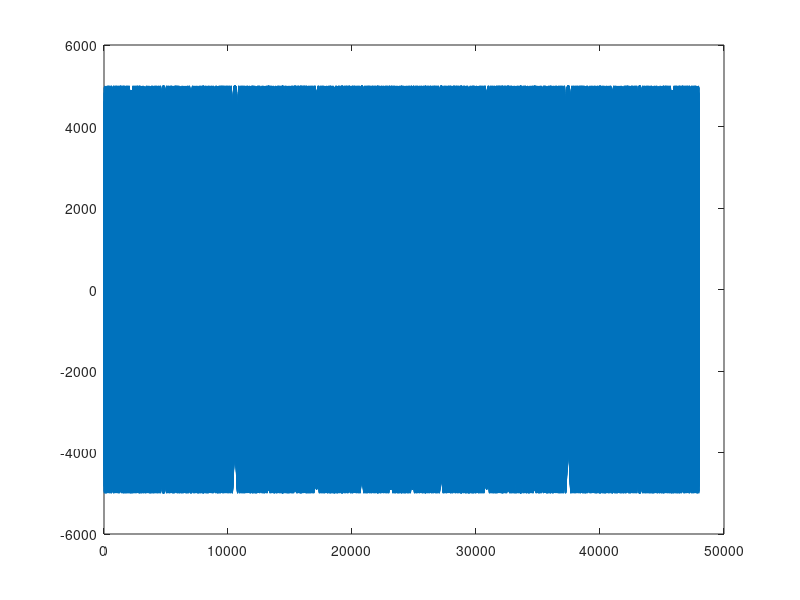
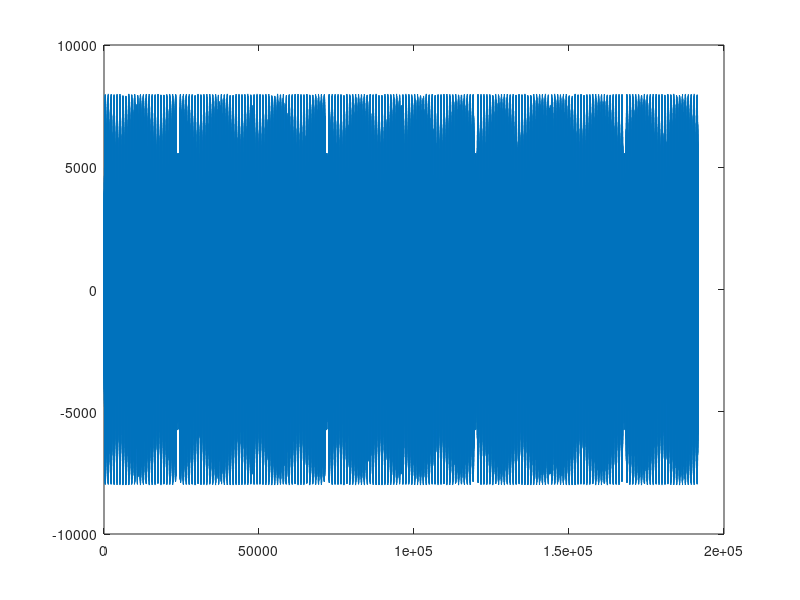

Source code (MATLAB) for these figures, in order: (Note: this script raises an error after producing the figures.)
clear
sf = 48000;
speakerDis = 0.1;
halfT = 0.5;%s
standardFreq = 100; %f
F = 17000;
B = 5000;
T = 0.5;
offsetPart = 0.005;
standardPeriod = sf/(B*offsetPart*2);
%% distance diff
yDis = 0.3;
xDis = 0.1;
leftDis = sqrt((xDis+speakerDis/2)^2+yDis^2);
rightDis = sqrt((xDis-speakerDis/2)^2+yDis^2);
dotDiff = (leftDis-rightDis)/340.29 * sf;

%% generate
N = T * sf;
t = 1/sf:1/sf:T;
K = B/T;
chirp = cos(2*pi.*(F.*t+K/2.*t.^2))*5000;
zig = [chirp flip(chirp)];
figure(1)
plot(zig)
audio = [];
for i = 1:2/T
    audio = [audio zig];
end

offsetPoint = round(N * offsetPart*2+dotDiff);
totalPoint = length(audio) - offsetPoint;
audioData1 = audio(1,1:totalPoint);
audioData2 = audio(1,1+offsetPoint:totalPoint+offsetPoint);

audioData = audioData1+0.6*audioData2;
figure(2)
plot(audioData)

%% analyze
windowSizePoint = 6;
audioVolume = zeros(1,totalPoint);
for n = 6: totalPoint
    audioVolume(1,n) = 10*log(sum(audioData(1,n-5:n).^2)/windowSizePoint)/log(10);
end
% audioVolume = smooth(audioVolume,50)';
% locate = find(audioVolume<10);
% audioVolume(locate) = [];

[pksRaw,locsRaw] = findpeaks(-audioVolume,'minpeakdistance',standardPeriod*0.7);
pksRaw = -pksRaw;

figure(3)
plot(audioVolume)
hold on
plot(locsRaw,pksRaw,'.')
hold off
%% filter
audioVolume = lowpass(audioVolume,150,sf);
[pksRaw,locsRaw] = findpeaks(-audioVolume,'minpeakdistance',standardPeriod*0.7);
pksRaw = -pksRaw;

figure(4)
plot(audioVolume)
hold on
plot(locsRaw,pksRaw,'.')
hold off
audioV = audioVolume;


%% rm low volume part

audioStrPro = [];
disData = [];
stack = [];

i = 1;
cnt = 0;
while i < length(locsRaw)
    win = audioV(1,locsRaw(i):locsRaw(i+1));
    [pks,locs] = findpeaks(win,'minpeakdistance',50);
    if(length(pks)>=2)
        i=i+1;
    end
    if(length(pks)<2 && pks>12+min(win)&&length(win)>standardPeriod*0.9&&length(win)<standardPeriod*1.1)
        cnt = cnt +1;
        audioStrPro = [audioStrPro win];
        disData = [disData length(win)];
    end
    i = i+1;
end

[pksRaw,locsRaw] = findpeaks(-audioStrPro,'minpeakdistance',standardPeriod*0.7);
pksRaw = -pksRaw;
figure(3)
plot(audioStrPro)
hold on
plot(locsRaw,pksRaw,'.')
hold off
temp = diff(locsRaw);
%% locsDiff
size = sum(temp,'all')/length(temp);
offsetPoints = sf*halfT*offsetPart*2;
delta = sf*sf*halfT/(B*size)-offsetPoints;
disDiff = delta/sf*340.29;
syms x
eqn = sqrt((x+speakerDis/2)^2+yDis^2)-sqrt((x-speakerDis/2)^2+yDis^2)-disDiff;
func = matlabFunction(eqn,'Vars',x);

% options = optimset('Display','iter');
x=fzero(func,0);

[size x]